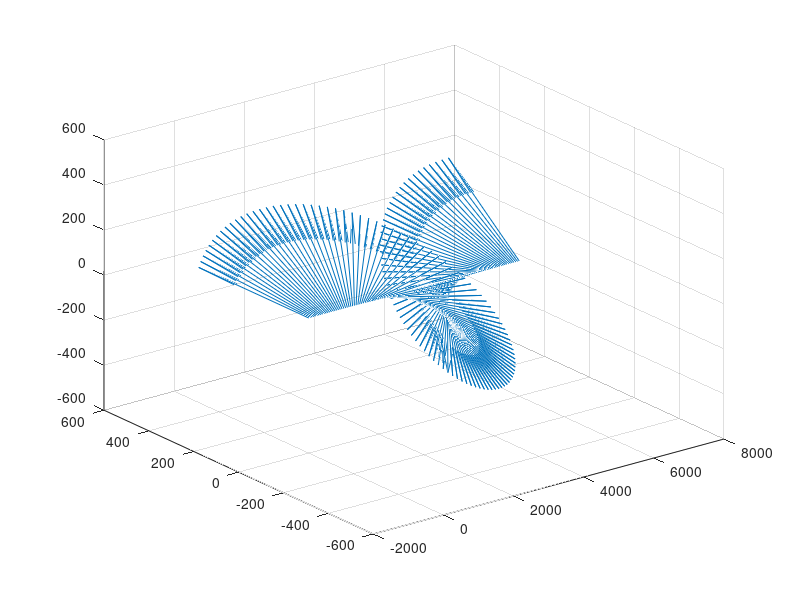
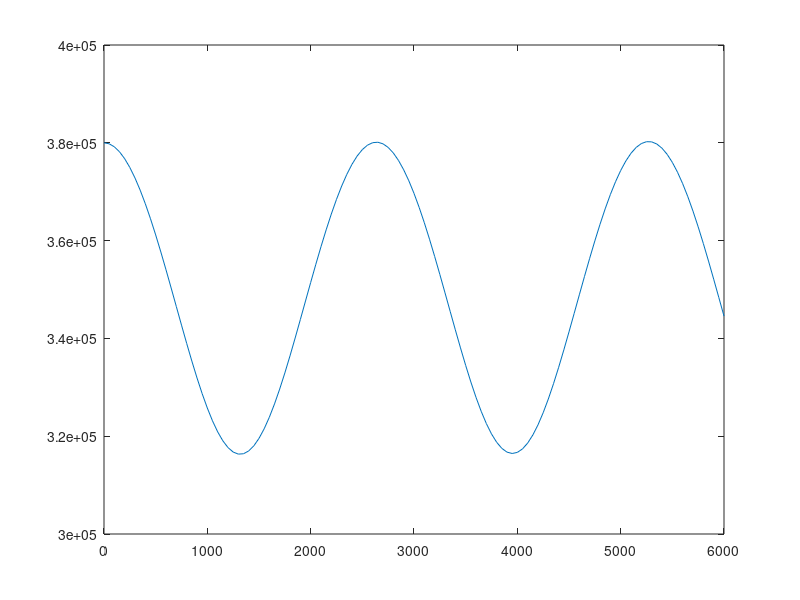
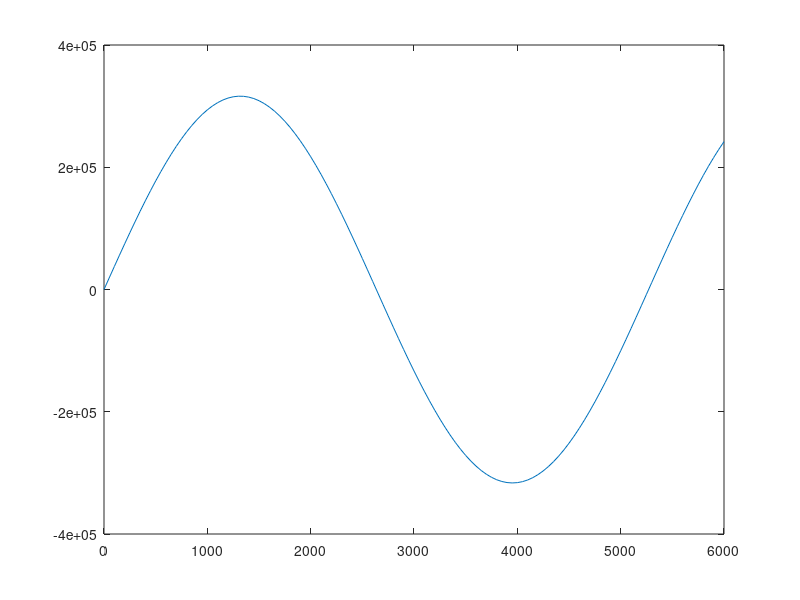
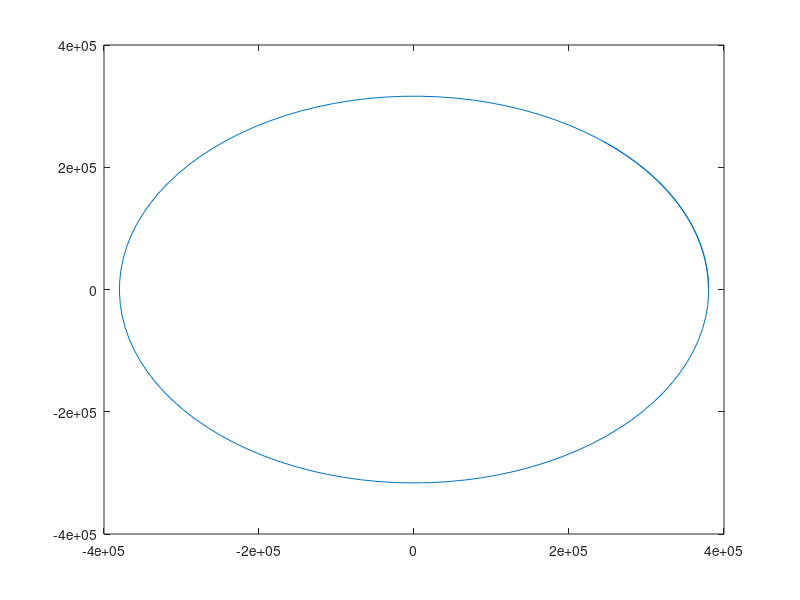

MATLAB code to generate these figures, in order:
%Sistemi Elettrici per l'Energia

%Risoluzione della matrice di trasmissione ed alcuni plot

clear all;

%parametri caratteristici della linea
l=1.2e-3;
c=12e-9;
r=0.1e-3;
%grandezze di esercizio
Vn=380e3;
I=1e3;
w=100*pi;
z=r+1i*w*l;
y=1i*w*c;
k=sqrt(z*y);
zc=sqrt(z/y);
x=0:50:6000; %non aumentare il numero di valutazioni: impalla il PC se hai meno di 8GB di RAM.
n=length(x);
M(2,2)=0;
Wa(:,1)=[Vn; I];
Wp(2,1,n)=0;
for i=1:n
    M=[cosh(k*x(1,i)), zc*sinh(k*x(1,i)); sinh(k*x(1,i))/zc, cosh(k*x(1,i))];
    Wp(:,1,i)=M*Wa;
end;
Ep(1,1:n)=Wp(1,1,:);
Ip(1,1:n)=Wp(2,1,:);
figure(1);
%plot3(x,real(Ep),imag(Ep));
%quiver3(x,1:50:6050,1:50:6050,x,real(Ep),imag(Ep));
quiver3(x,zeros(1,n),zeros(1,n),x,real(Ep),imag(Ep));
figure(2);
plot(x,abs(Ep)); %si noti l'effetto delle onde regressive
figure(3);
plot(x,imag(Ep));
figure(4);
plot(Ep);

%plot 3D includendo il tempo
t=linspace(0,2e-2,n);
amp=abs(Ep).*sqrt(2);
phase=angle(Ep);
N(n,n)=0;
for i=1:i
    T=amp(1,i).*sin(w.*t+phase(1,i));
    N(i,1:n)=T(1,:);
end;
figure(5);
surf(x,t,N);
